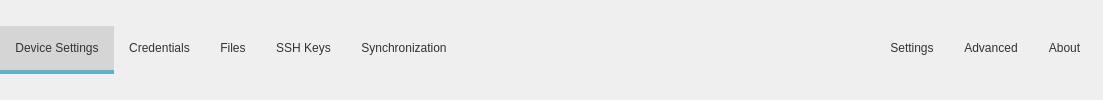
     <widget class="QWidget" name="widgetHeader" native="true">
      <property name="styleSheet">
       <string notr="true">QPushButton {
color: #333333;
background-color: #EFEFEF;
padding: 15px;
border: none;
border-bottom: 4px solid #EFEFEF;
}

QPushButton:hover {
background-color: #d5d5d5;
border-bottom: 4px solid #d5d5d5;
}

QPushButton:checked {
background-color: #d5d5d5;
border-bottom: 4px solid #60B1C7;
}

QWidget {background-color: #EFEFEF;}</string>
      </property>
      <layout class="QHBoxLayout" name="horizontalLayout_2">
       <property name="spacing">
        <number>0</number>
       </property>
       <property name="leftMargin">
        <number>0</number>
       </property>
       <property name="topMargin">
        <number>0</number>
       </property>
       <property name="rightMargin">
        <number>0</number>
       </property>
       <property name="bottomMargin">
        <number>0</number>
       </property>
       <item>
        <widget class="QPushButton" name="pushButtonDevSettings">
         <property name="text">
          <string>Device Settings</string>
         </property>
         <property name="checkable">
          <bool>true</bool>
         </property>
         <property name="checked">
          <bool>true</bool>
         </property>
         <property name="autoExclusive">
          <bool>true</bool>
         </property>
        </widget>
       </item>
       <item>
        <widget class="QPushButton" name="pushButtonCred">
         <property name="text">
          <string>Credentials</string>
         </property>
         <property name="checkable">
          <bool>true</bool>
         </property>
         <property name="autoExclusive">
          <bool>true</bool>
         </property>
        </widget>
       </item>
       <item>
        <widget class="QPushButton" name="pushButtonFiles">
         <property name="text">
          <string>Files</string>
         </property>
         <property name="shortcut">
          <string>Ctrl+A, Ctrl+D, Ctrl+F</string>
         </property>
         <property name="checkable">
          <bool>true</bool>
         </property>
         <property name="autoExclusive">
          <bool>true</bool>
         </property>
        </widget>
       </item>
       <item>
        <widget class="QPushButton" name="pushButtonSSH">
         <property name="text">
          <string>SSH Keys</string>
         </property>
         <property name="shortcut">
          <string>Ctrl+A, Ctrl+D, Ctrl+F</string>
         </property>
         <property name="checkable">
          <bool>true</bool>
         </property>
         <property name="autoExclusive">
          <bool>true</bool>
         </property>
        </widget>
       </item>
       <item>
        <widget class="QPushButton" name="pushButtonSync">
         <property name="text">
          <string>Synchronization</string>
         </property>
         <property name="checkable">
          <bool>true</bool>
         </property>
         <property name="autoExclusive">
          <bool>true</bool>
         </property>
        </widget>
       </item>
       <item>
        <spacer name="horizontalSpacer">
         <property name="orientation">
          <enum>Qt::Horizontal</enum>
         </property>
         <property name="sizeHint" stdset="0">
          <size>
           <width>413</width>
           <height>20</height>
          </size>
         </property>
        </spacer>
       </item>
       <item>
        <widget class="QPushButton" name="pushButtonAppSettings">
         <property name="text">
          <string>Settings</string>
         </property>
         <property name="checkable">
          <bool>true</bool>
         </property>
         <property name="autoExclusive">
          <bool>true</bool>
         </property>
        </widget>
       </item>
       <item>
        <widget class="QPushButton" name="pushButtonAdvanced">
         <property name="text">
          <string>Advanced</string>
         </property>
         <property name="checkable">
          <bool>true</bool>
         </property>
         <property name="autoExclusive">
          <bool>true</bool>
         </property>
        </widget>
       </item>
       <item>
        <widget class="QPushButton" name="pushButtonAbout">
         <property name="text">
          <string>About</string>
         </property>
         <property name="checkable">
          <bool>true</bool>
         </property>
         <property name="autoExclusive">
          <bool>true</bool>
         </property>
        </widget>
       </item>
       <item>
        <widget class="QLabel" name="labelLogo"/>
       </item>
      </layout>
     </widget>
